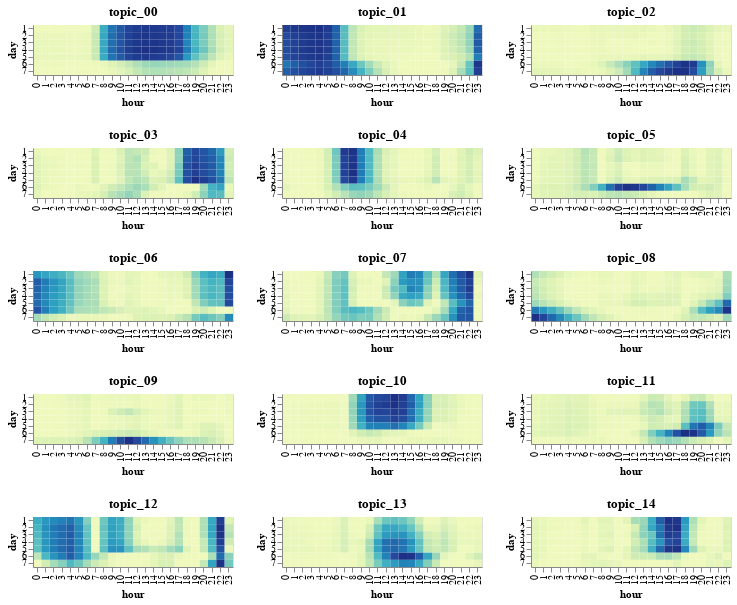

The notebook cell this image was saved under:
### Code cell
numcols = 3 

all_topics = df_topic['topic'].unique() 
rows = alt.vconcat(data=df_topic)
numrows = int(np.ceil(len(all_topics) / numcols))
pointer = 0

for _ in range(numrows):
    row = all_topics[pointer:pointer+numcols]
    cols = alt.hconcat()

    for a_chart in row:
        chart = alt.Chart(df_topic)\
        .mark_rect()\
        .encode(
            alt.X('hour:O', axis=alt.Axis(title='hour')),
            alt.Y('day:O', axis=alt.Axis(title='day')),
            color=alt.Color('score:Q', legend=None)
        )\
        .transform_filter(datum.topic == a_chart)\
        .properties(width=200, height=50, title=a_chart)
        cols |= chart

    rows &= cols.resolve_scale(color='independent', x='independent')
    pointer += numcols

rows

### Figure 1 — Vega-Lite specification as saved in the notebook (floating-point values rounded to 4 significant figures; data arrays with more than 128 entries replaced by an {"elided": "..."} marker saying what was removed)
{"$schema": "https://vega.github.io/schema/vega-lite/v2.6.0.json", "config": {"view": {"height": 300, "width": 400}}, "data": {"name": "data-c0c39ed9d9dc822fc28adf9bb92b989f"}, "datasets": {"data-c0c39ed9d9dc822fc28adf9bb92b989f": {"elided": "2520 records"}}, "vconcat": [{"hconcat": [{"data": {"name": "data-c0c39ed9d9dc822fc28adf9bb92b989f"}, "encoding": {"color": {"field": "score", "legend": null, "type": "quantitative"}, "x": {"axis": {"title": "hour"}, "field": "hour", "type": "ordinal"}, "y": {"axis": {"title": "day"}, "field": "day", "type": "ordinal"}}, "height": 50, "mark": "rect", "title": "topic_00", "transform": [{"filter": "(datum.topic === 'topic_00')"}], "width": 200}, {"data": {"name": "data-c0c39ed9d9dc822fc28adf9bb92b989f"}, "encoding": {"color": {"field": "score", "legend": null, "type": "quantitative"}, "x": {"axis": {"title": "hour"}, "field": "hour", "type": "ordinal"}, "y": {"axis": {"title": "day"}, "field": "day", "type": "ordinal"}}, "height": 50, "mark": "rect", "title": "topic_01", "transform": [{"filter": "(datum.topic === 'topic_01')"}], "width": 200}, {"data": {"name": "data-c0c39ed9d9dc822fc28adf9bb92b989f"}, "encoding": {"color": {"field": "score", "legend": null, "type": "quantitative"}, "x": {"axis": {"title": "hour"}, "field": "hour", "type": "ordinal"}, "y": {"axis": {"title": "day"}, "field": "day", "type": "ordinal"}}, "height": 50, "mark": "rect", "title": "topic_02", "transform": [{"filter": "(datum.topic === 'topic_02')"}], "width": 200}], "resolve": {"scale": {"color": "independent", "x": "independent", "y": "independent"}}}, {"hconcat": [{"data": {"name": "data-c0c39ed9d9dc822fc28adf9bb92b989f"}, "encoding": {"color": {"field": "score", "legend": null, "type": "quantitative"}, "x": {"axis": {"title": "hour"}, "field": "hour", "type": "ordinal"}, "y": {"axis": {"title": "day"}, "field": "day", "type": "ordinal"}}, "height": 50, "mark": "rect", "title": "topic_03", "transform": [{"filter": "(datum.topic === 'topic_03')"}], "width": 200}, {"data": {"name": "data-c0c39ed9d9dc822fc28adf9bb92b989f"}, "encoding": {"color": {"field": "score", "legend": null, "type": "quantitative"}, "x": {"axis": {"title": "hour"}, "field": "hour", "type": "ordinal"}, "y": {"axis": {"title": "day"}, "field": "day", "type": "ordinal"}}, "height": 50, "mark": "rect", "title": "topic_04", "transform": [{"filter": "(datum.topic === 'topic_04')"}], "width": 200}, {"data": {"name": "data-c0c39ed9d9dc822fc28adf9bb92b989f"}, "encoding": {"color": {"field": "score", "legend": null, "type": "quantitative"}, "x": {"axis": {"title": "hour"}, "field": "hour", "type": "ordinal"}, "y": {"axis": {"title": "day"}, "field": "day", "type": "ordinal"}}, "height": 50, "mark": "rect", "title": "topic_05", "transform": [{"filter": "(datum.topic === 'topic_05')"}], "width": 200}], "resolve": {"scale": {"color": "independent", "x": "independent", "y": "independent"}}}, {"hconcat": [{"data": {"name": "data-c0c39ed9d9dc822fc28adf9bb92b989f"}, "encoding": {"color": {"field": "score", "legend": null, "type": "quantitative"}, "x": {"axis": {"title": "hour"}, "field": "hour", "type": "ordinal"}, "y": {"axis": {"title": "day"}, "field": "day", "type": "ordinal"}}, "height": 50, "mark": "rect", "title": "topic_06", "transform": [{"filter": "(datum.topic === 'topic_06')"}], "width": 200}, {"data": {"name": "data-c0c39ed9d9dc822fc28adf9bb92b989f"}, "encoding": {"color": {"field": "score", "legend": null, "type": "quantitative"}, "x": {"axis": {"title": "hour"}, "field": "hour", "type": "ordinal"}, "y": {"axis": {"title": "day"}, "field": "day", "type": "ordinal"}}, "height": 50, "mark": "rect", "title": "topic_07", "transform": [{"filter": "(datum.topic === 'topic_07')"}], "width": 200}, {"data": {"name": "data-c0c39ed9d9dc822fc28adf9bb92b989f"}, "encoding": {"color": {"field": "score", "legend": null, "type": "quantitative"}, "x": {"axis": {"title": "hour"}, "field": "hour", "type": "ordinal"}, "y": {"axis": {"title": "day"}, "field": "day", "type": "ordinal"}}, "height": 50, "mark": "rect", "title": "topic_08", "transform": [{"filter": "(datum.topic === 'topic_08')"}], "width": 200}], "resolve": {"scale": {"color": "independent", "x": "independent", "y": "independent"}}}, {"hconcat": [{"data": {"name": "data-c0c39ed9d9dc822fc28adf9bb92b989f"}, "encoding": {"color": {"field": "score", "legend": null, "type": "quantitative"}, "x": {"axis": {"title": "hour"}, "field": "hour", "type": "ordinal"}, "y": {"axis": {"title": "day"}, "field": "day", "type": "ordinal"}}, "height": 50, "mark": "rect", "title": "topic_09", "transform": [{"filter": "(datum.topic === 'topic_09')"}], "width": 200}, {"data": {"name": "data-c0c39ed9d9dc822fc28adf9bb92b989f"}, "encoding": {"color": {"field": "score", "legend": null, "type": "quantitative"}, "x": {"axis": {"title": "hour"}, "field": "hour", "type": "ordinal"}, "y": {"axis": {"title": "day"}, "field": "day", "type": "ordinal"}}, "height": 50, "mark": "rect", "title": "topic_10", "transform": [{"filter": "(datum.topic === 'topic_10')"}], "width": 200}, {"data": {"name": "data-c0c39ed9d9dc822fc28adf9bb92b989f"}, "encoding": {"color": {"field": "score", "legend": null, "type": "quantitative"}, "x": {"axis": {"title": "hour"}, "field": "hour", "type": "ordinal"}, "y": {"axis": {"title": "day"}, "field": "day", "type": "ordinal"}}, "height": 50, "mark": "rect", "title": "topic_11", "transform": [{"filter": "(datum.topic === 'topic_11')"}], "width": 200}], "resolve": {"scale": {"color": "independent", "x": "independent", "y": "independent"}}}, {"hconcat": [{"data": {"name": "data-c0c39ed9d9dc822fc28adf9bb92b989f"}, "encoding": {"color": {"field": "score", "legend": null, "type": "quantitative"}, "x": {"axis": {"title": "hour"}, "field": "hour", "type": "ordinal"}, "y": {"axis": {"title": "day"}, "field": "day", "type": "ordinal"}}, "height": 50, "mark": "rect", "title": "topic_12", "transform": [{"filter": "(datum.topic === 'topic_12')"}], "width": 200}, {"data": {"name": "data-c0c39ed9d9dc822fc28adf9bb92b989f"}, "encoding": {"color": {"field": "score", "legend": null, "type": "quantitative"}, "x": {"axis": {"title": "hour"}, "field": "hour", "type": "ordinal"}, "y": {"axis": {"title": "day"}, "field": "day", "type": "ordinal"}}, "height": 50, "mark": "rect", "title": "topic_13", "transform": [{"filter": "(datum.topic === 'topic_13')"}], "width": 200}, {"data": {"name": "data-c0c39ed9d9dc822fc28adf9bb92b989f"}, "encoding": {"color": {"field": "score", "legend": null, "type": "quantitative"}, "x": {"axis": {"title": "hour"}, "field": "hour", "type": "ordinal"}, "y": {"axis": {"title": "day"}, "field": "day", "type": "ordinal"}}, "height": 50, "mark": "rect", "title": "topic_14", "transform": [{"filter": "(datum.topic === 'topic_14')"}], "width": 200}], "resolve": {"scale": {"color": "independent", "x": "independent", "y": "independent"}}}]}
